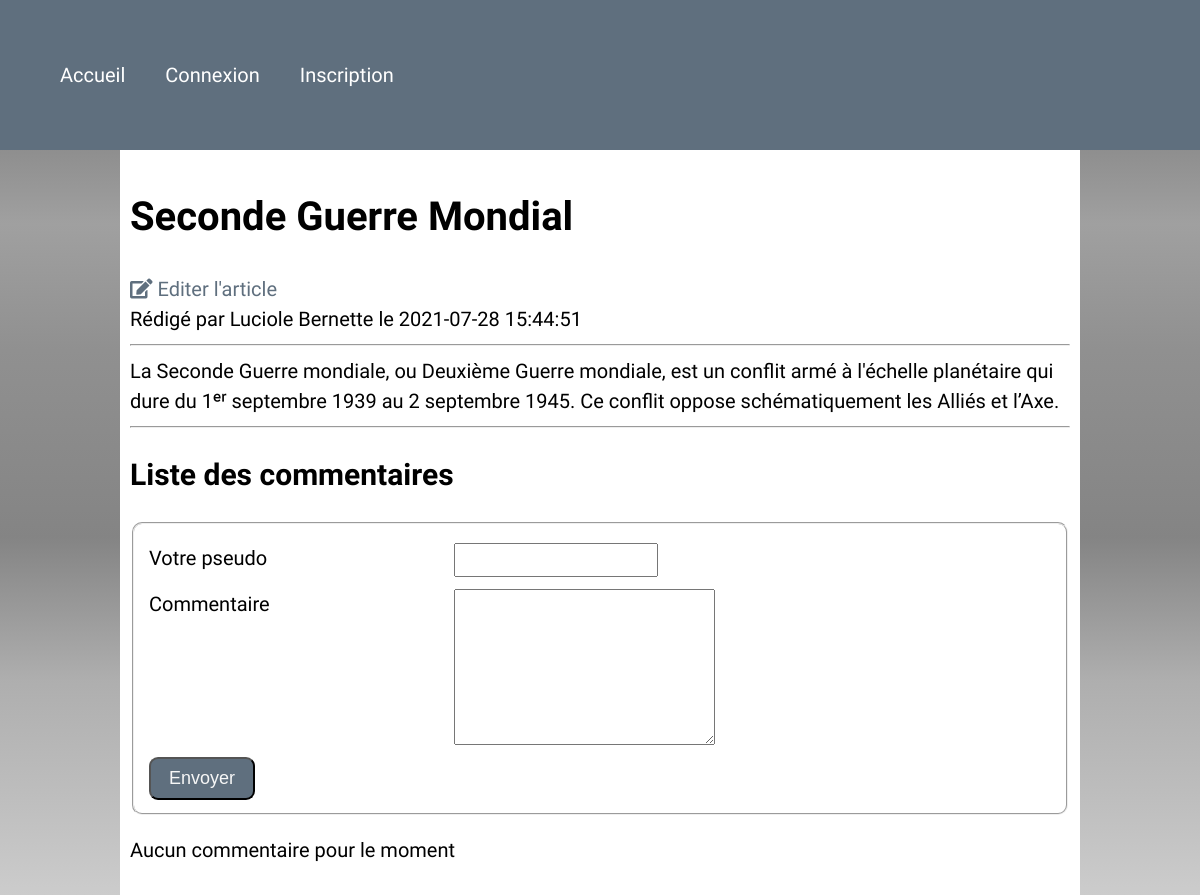
The page /show_post.php?id=2 on the database its author committed.
### tables this page shows
CREATE TABLE `posts` (
  `id` int(11) NOT NULL,
  `title` varchar(100) NOT NULL,
  `content` text NOT NULL,
  `author_id` int(11) NOT NULL,
  `creation_date` datetime NOT NULL,
  `category_id` int(11) NOT NULL
);

CREATE TABLE `users` (
  `id` int(11) NOT NULL,
  `firstname` varchar(100) NOT NULL,
  `lastname` varchar(100) NOT NULL,
  `email` varchar(100) DEFAULT NULL,
  `password` varchar(60) DEFAULT NULL
);

### show_post.php (called while the page is built, shortened)
<?php
require 'models/post.php';
$db = getConnection();
$post = getDetailPost($db, (int) $_GET['id']);
require 'html/layout.phtml';

### models/post.php (called while the page is built, shortened)
<?php
function getDetailPost(PDO $connection, int $id): ?array
{
    $query = $connection->prepare('
        SELECT posts.id, title, content, posts.creation_date, firstname, lastname
        FROM posts
        INNER JOIN users ON users.id = posts.author_id
        WHERE posts.id = ?
    ');
    $query->execute([
        $id
    ]);
    $post = $query->fetch();
    if (empty($post)) {
        return null;
    } else {
        return $post;
    }
}

### html/show_post.phtml (the view, shortened to what this page needs)
<h1><?= htmlspecialchars($post['title']) ?></h1>
<nav>
    <a href="edit_post.php?id=<?= $post['id'] ?>"><i class="fa fa-edit"></i> Editer l'article</a>
</nav>
<article>
    <header>
        Rédigé par <?= $post['firstname'] ?> <?= $post['lastname'] ?> le <?= $post['creation_date'] ?>
    </header>
    <hr>
    <?= nl2br(htmlspecialchars($post['content'])) ?>
</article>
<hr>
<section id="comment-list">
    <h2>Liste des commentaires</h2>
    <form method="post" action="add_comment.php">
        <fieldset>
            <div class="form-group">
                <label for="username">Votre pseudo</label>
                <input type="text" id="username" name="username">
            </div>
            <div class="form-group">
                <label for="content">Commentaire</label>
                <textarea name="content" id="content" cols="30" rows="10"></textarea>
            </div>
            <button class="button button-primary">Envoyer</button>
        </fieldset>
    </form>
    <?php if (empty($comments)): ?>
        <p>Aucun commentaire pour le moment</p>
    <?php endif ?>
</section>

### css/main.css (style rules this page uses)
* { box-sizing: border-box; }
:root { --color-primary: #5f6f7e; --color-success: #28a745; --color-danger: #dc3545; }
html { font-size: 62.5%; }
body { font-family: 'Indie Flower', cursive; font-size: 2rem; line-height: 1.5; background: rgba(102,102,102,1); background: -moz-linear-gradient(top, rgba(102,102,102,1) 0%, rgba(120,120,120,0.91) 12%, rgba(138,138,138,0.81) 25%, rgba(97,97,97,0.7) 39%, rgba(59,59,59,0.6) 51%, rgba(23,23,23,0.53) 60%, rgba(59,59,59,0.41) 76%, rgba(38,38,38,0.29) 91%, rgba(23,23,23,0.22) 100%); background: -webkit-gradient(left top, left bottom, color-stop(0%, rgba(102,102,102,1)), color-stop(12%, rgba(120,120,120,0.91)), color-stop(25%, rgba(138,138,138,0.81)), color-stop(39%, rgba(97,97,97,0.7)), color-stop(51%, rgba(59,59,59,0.6)), color-stop(60%, rgba(23,23,23,0.53)), color-stop(76%, rgba(59,59,59,0.41)), color-stop(91%, rgba(38,38,38,0.29)), color-stop(100%, rgba(23,23,23,0.22))); background: -webkit-linear-gradient(top, rgba(102,102,102,1) 0%, rgba(120,120,120,0.91) 12%, rgba(138,138,138,0.81) 25%, rgba(97,97,97,0.7) 39%, rgba(59,59,59,0.6) 51%, rgba(23,23,23,0.53) 60%, rgba(59,59,59,0.41) 76%, rgba(38,38,38,0.29) 91%, rgba(23,23,23,0.22) 100%); background: -o-linear-gradient(top, rgba(102,102,102,1) 0%, rgba(120,120,120,0.91) 12%, rgba(138,138,138,0.81) 25%, rgba(97,97,97,0.7) 39%, rgba(59,59,59,0.6) 51%, rgba(23,23,23,0.53) 60%, rgba(59,59,59,0.41) 76%, rgba(38,38,38,0.29) 91%, rgba(23,23,23,0.22) 100%); background: -ms-linear-gradient(top, rgba(102,102,102,1) 0%, rgba(120,120,120,0.91) 12%, rgba(138,138,138,0.81) 25%, rgba(97,97,97,0.7) 39%, rgba(59,59,59,0.6) 51%, rgba(23,23,23,0.53) 60%, rgba(59,59,59,0.41) 76%, rgba(38,38,38,0.29) 91%, rgba(23,23,23,0.22) 100%); background: linear-gradient(to bottom, rgba(102,102,102,1) 0%, rgba(120,120,120,0.91) 12%, rgba(138,138,138,0.81) 25%, rgba(97,97,97,0.7) 39%, rgba(59,59,59,0.6) 51%, rgba(23,23,23,0.53) 60%, rgba(59,59,59,0.41) 76%, rgba(38,38,38,0.29) 91%, rgba(23,23,23,0.22) 100%); filter: progid:DXImageTransform.Microsoft.gradient( startColorstr='#666666', endColorstr='#171717', GradientType=0 ); background-repeat: no-repeat; margin: 0; min-height: 100vh; }
form fieldset { margin-top: 1em; margin-bottom: 1em; border-radius: 0.5em; }
form label { width: 15em; display: inline-block; }
.form-group { margin-top: 0.6em; margin-bottom: 0.6em; }
.form-group textarea { vertical-align: top; }
.form-group input, .form-group select { font-size: 1.7rem; height: 2em; width: 12em; }
.button { padding: 0.5em 1em; border-radius: 0.5em; color: #f6f6f6; font-size: 1.8rem; }
.button-primary { background-color: var(--color-primary); }
a { color: var(--color-primary); text-decoration: none; transition: all 0.25s; }

### rows shown on the page
posts: title "Seconde Guerre Mondial", author.firstname "Luciole", author.lastname "Bernette", creation_date "2021-07-28 15:44:51", content "La Seconde Guerre mondiale, ou Deuxième Guerre mondiale, est un conflit armé à l'échelle planétaire qui dure du 1ᵉʳ septembre 1939 au 2 septembre 1945. Ce conflit oppose schématiquement les Alliés et l’Axe."
